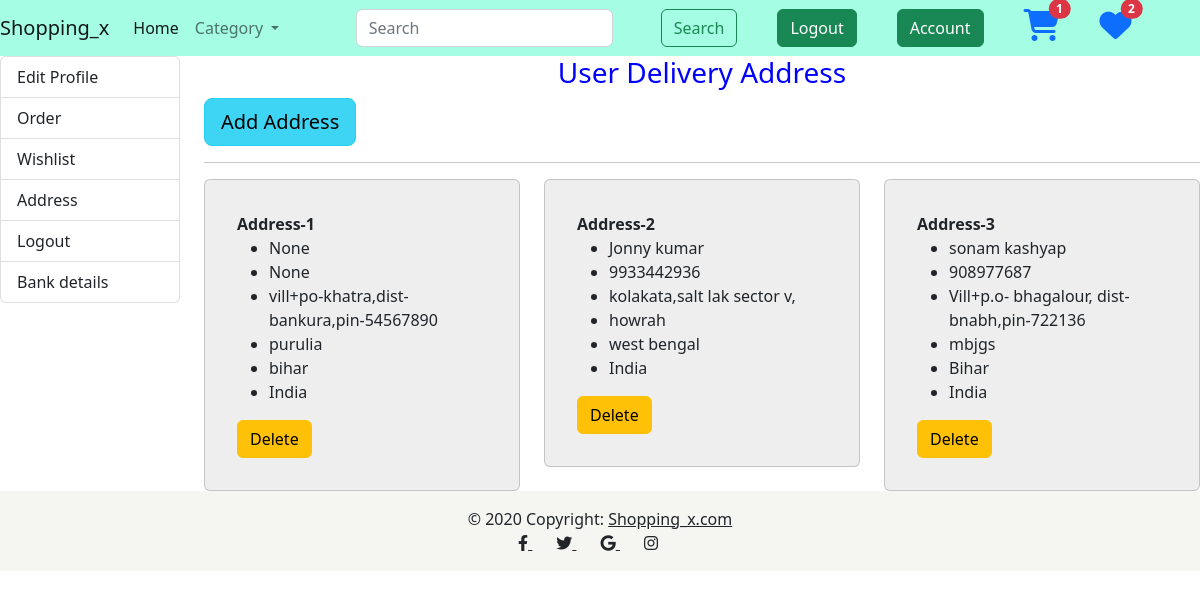
The page /address/ (signed in) on the database its author committed.
### store/models.py (models this page shows, shortened)
class Address(models.Model):
    user=models.ForeignKey(User,on_delete=models.CASCADE)
    name=models.CharField(max_length=60,null=True,blank=True)
    mobile=models.IntegerField(null=True,blank=True)
    address=models.CharField(max_length=250)
    pin=models.IntegerField(null=True,blank=True)
    dist=models.CharField(max_length=25)
    state=models.CharField(max_length=30)
    country=models.CharField(max_length=20)

### store/views.py (the view, shortened to what this page needs)
# urls.py: path('address/',views.AddressView.as_view(),name='address'),
class AddressView(View):
    def get(self,request):
        ad_obj=Address.objects.filter(user=request.user)
        return render(request,'store/address.html',{'address':ad_obj})

### store/context_processor.py (called while the page is built)
def all_cat(request):
    obj=Category.objects.all()
    if request.user.is_authenticated:
        obj2= Wishlist.objects.filter(user=request.user).first()
        count=obj2.product.all().count()
        obj3=AddtoCart.objects.filter(user=request.user).first()
        if obj3:
            cart_count= obj3.product.all().count()
        else:
            cart_count=0
    else:
        count=0
        cart_count=0
    return {'categories':obj,'count':count,'cart_count':cart_count}

### store/templates/store/address.html (shortened to what this page needs)
{% extends 'store/base.html' %}
 {% load static %}
 {% block content%}
<div class="row">
  <div class="col-2">{% include 'store/sidebaar.html' %}</div>
    <div class="col-10">
      <div>
        <div>
          <h3 style="text-align: center; color: blue">User Delivery Address</h3>
          <a
            href="{% url 'add_address' %}"
            class="btn btn-info btn-lg active"
            role="button"
            aria-pressed="true"
            >Add Address</a
          >
        </div>
        <hr />
        <div class="row">
          {% for i in address %}
          <div class="col-4 box">
            <div class="card">
              <div class="card-body">
                <b>Address-{{forloop.counter}}</b>
                <ul>
                  <li>{{i.name}}</li>
                  <li>{{i.mobile}}</li>
                  <li>{{i.address}}</li>
                  <li>{{i.dist}}</li>
                  <li>{{i.state}}</li>
                  <li>{{i.country}}</li>
                </ul>
                <form action="" method="post">{% csrf_token %}
                  <button type="submit" class="btn btn-warning">Delete</button>
                </form>
              </div>
            </div>
          </div>
          {% endfor %}
          </div>
        </div>
      </div>
    </div>
    {% endblock %}

### store/static/store/css/style.css (style rules this page uses)
.card { background: #eee; padding: 1em !important; line-height: 1.5em; }

### store/templates/store/address.html (style rules this page uses)
.card { width: ; height: ; }

### rows shown on the page
Address: name "None", mobile "None", address "vill+po-khatra,dist-bankura,pin-54567890", dist "purulia", state "bihar", country "India"
Address: name "Jonny kumar", mobile "9933442936", address "kolakata,salt lak sector v,", dist "howrah", state "west bengal", country "India"
Address: name "sonam kashyap", mobile "908977687", address "Vill+p.o- bhagalour, dist-bnabh,pin-722136", dist "mbjgs", state "Bihar", country "India"

### other values the page prints
{{ cart_count }} "1"
{{ count }} "2"
